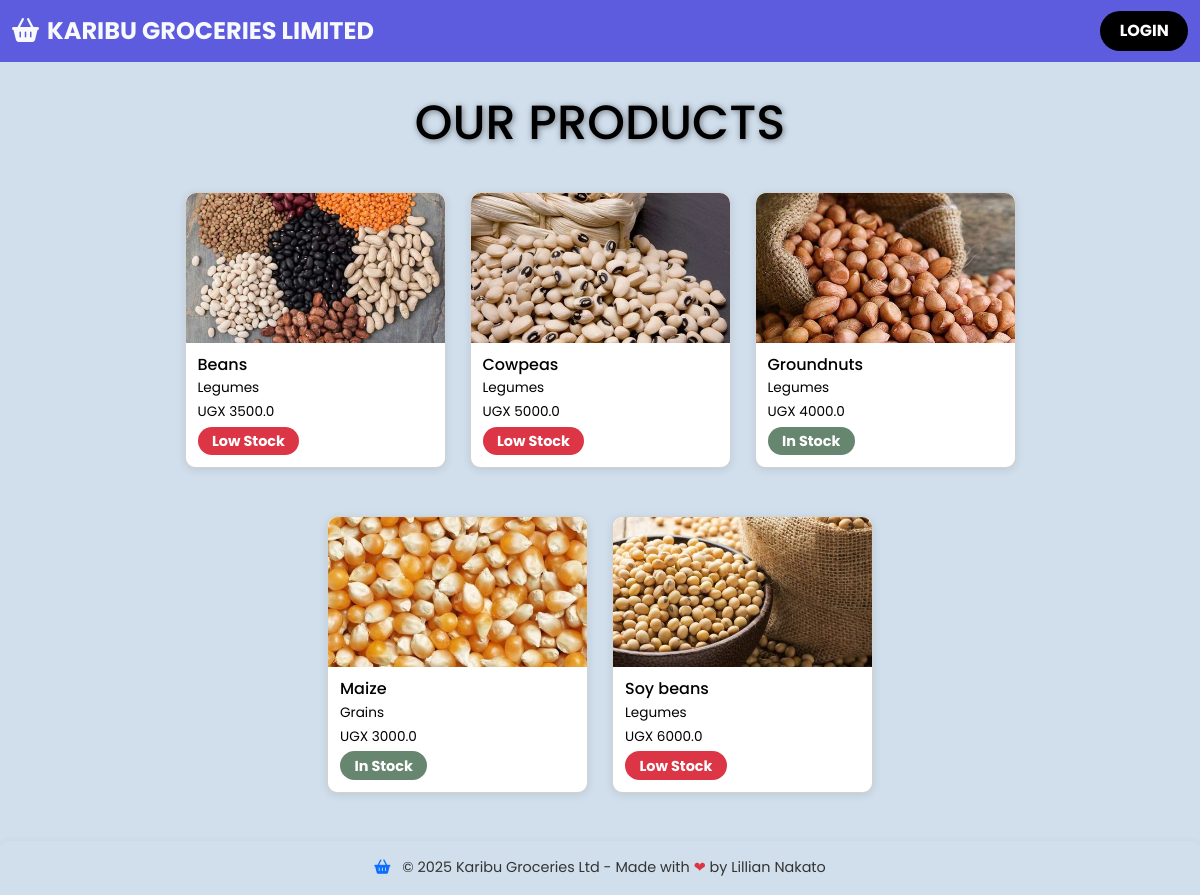
Page /home/ on the earlier database version.
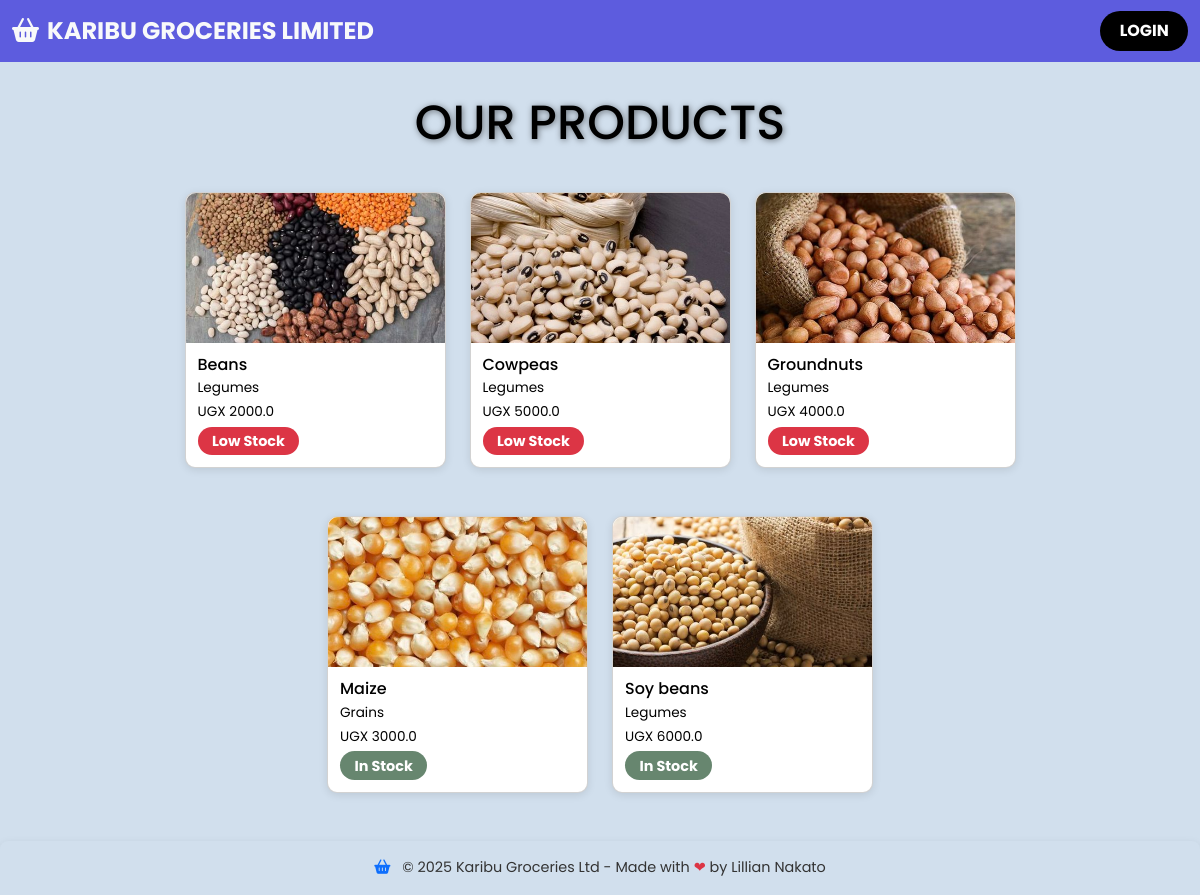
Same page on the later database version.
### kgl_app/models.py (models this page shows, shortened)
class Product(models.Model):
    product_name = models.CharField(max_length=50, blank=False, null=False)
    branch = models.ForeignKey(Branch, on_delete=models.CASCADE, blank=False, null=False,default='')
    product_type = models.CharField(max_length=50, blank=True)
    time_of_produce = models.CharField(max_length=50, blank=True)
    stock_contact = models.CharField(max_length=50, blank=True)
    source = models.CharField(max_length=50)
    cost = models.FloatField(default=2)
    unit_cost = models.FloatField(default=2)
    unit_price = models.FloatField(default=2)
    total_quantity = models.FloatField(default=2)
    received_quantity = models.FloatField(default=2)
    issued_quantity = models.FloatField(default=2)
    date = models.DateField(auto_now_add=True)

### kgl_app/views.py (the view)
# urls.py: path('', views.home, name='index'),
def index(request):
    products = Product.objects.all().order_by('id')
    return render(request, "kgl_app/home.html", {'products': products})

### kgl_app/templates/kgl_app/home.html (shortened to what this page needs)
{% load static %}
<!DOCTYPE html>
<html lang="en" {% if dark_mode %}class="dark"{% endif %}>
<head>
    <link href="https://cdn.jsdelivr.net/npm/bootstrap@5.3.3/dist/css/bootstrap.min.css" rel="stylesheet"
>
    <link href="https://cdnjs.cloudflare.com/ajax/libs/font-awesome/6.4.0/css/all.min.css" rel="stylesheet">
    <link rel="stylesheet" href="{% static 'css/home.css' %}">
</head>
<body>
    <nav class="navbar navbar-expand-lg navbar-dark">
        <div class="container-fluid">
            <span class="navbar-brand"><i class="fas fa-shopping-basket me-2"></i>KARIBU GROCERIES LIMITED</span>
            <div>
                <button>
                    <a href="/login/">LOGIN</a>
                </button>
            </div>
        </div>
    </nav>
    <h1>OUR PRODUCTS</h1>
    <div class="container py-4">
        <div class="row product-row mb-4">
            {% for product in products|slice:":3" %}
            <div class="col-md-4 col-sm-6 mb-4">
                <div class="card h-100">
                    <img src="{% if product.product_name == 'Beans' %}{% static 'images/beans.jpg' %}
                              {% elif product.product_name == 'Groundnuts' %}{% static 'images/gnuts.jpg' %}
                              {% elif product.product_name == 'Maize' %}{% static 'images/maize.jpg' %}
                              {% elif product.product_name == 'Cowpeas' %}{% static 'images/cowpeas.jpg' %}
                              {% elif product.product_name == 'Soy beans' %}{% static 'images/soybeans.jpg' %}
                              {% else %}{% static 'images/default.jpg' %}{% endif %}"
                         class="card-img-top img-fluid" alt="{{ product.product_name }}">
                    <div class="card-body">
                        <h5 class="card-title" style="color: #000;">{{ product.product_name }}</h5>
                        <p class="card-text" style="color: #000;">{{ product.product_type }}</p>
                        <p class="card-text" style="color: #000;">UGX {{ product.unit_price }}</p>
                        <span class="badge {% if product.total_quantity > 5000 %} bg-success {% else %} bg-danger {% endif %}">
                            {% if product.total_quantity > 5000 %} In Stock {% else %} Low Stock {% endif %}
                        </span>
                    </div>
                </div>
            </div>
            {% endfor %}
        </div>
        <div class="row product-row">
            {% for product in products|slice:"3:5" %}
            <div class="col-md-4 col-sm-6 mb-4">
                <div class="card h-100">
                    <img src="{% if product.product_name == 'Beans' %}{% static 'images/beans.jpg' %}
                              {% elif product.product_name == 'Groundnuts' %}{% static 'images/gnuts.jpg' %}
                              {% elif product.product_name == 'Maize' %}{% static 'images/maize.jpg' %}
                              {% elif product.product_name == 'Cowpeas' %}{% static 'images/cowpeas.jpg' %}
                              {% elif product.product_name == 'Soy beans' %}{% static 'images/soybeans.jpg' %}
                              {% else %}{% static 'images/default.jpg' %}{% endif %}"
                         class="card-img-top img-fluid" alt="{{ product.product_name }}">
                    <div class="card-body">
                        <h5 class="card-title" style="color: #000;">{{ product.product_name }}</h5>
                        <p class="card-text" style="color: #000;">{{ product.product_type }}</p>
                        <p class="card-text" style="color: #000;">UGX {{ product.unit_price }}</p>
                        <span class="badge {% if product.total_quantity > 5000 %} bg-success {% else %} bg-danger {% endif %}">
                            {% if product.total_quantity > 5000 %} In Stock {% else %} Low Stock {% endif %}
                        </span>
                    </div>
                </div>
            </div>
            {% endfor %}
        </div>
    </div>
    <footer>
        <div class="row align-items-center justify-content-center">
            <div class="col-auto">
                <i class="fas fa-shopping-basket text-primary me-2"></i>
                © 2025 Karibu Groceries Ltd - Made with <span class="text-danger">❤</span> by Lillian Nakato
            </div>
        </div>
    </footer>
</body>
</html>

### kgl_app/static/css/home.css (style rules this page uses)
body { margin: 0; font-family: 'Segoe UI', Tahoma, Geneva, Verdana, sans-serif; background-color: #d1dfed; min-height: 100vh; display: flex; flex-direction: column; }
.navbar { background-color: #0f100f; }
.navbar-brand { font-weight: bold; font-size: 1.5rem; color: #f8f9fa; }
button { background-color: #ef5807; border: none; }
button a { text-decoration: none; color: white; font-weight: bold; }
h1 { text-align: center; font-size: 3rem; margin: 2rem 0 1rem 0; text-shadow: 1px 1px 6px rgba(0, 0, 0, 0.5); }
.product-row { display: flex; justify-content: center; flex-wrap: wrap; }
.product-row .col-md-4 { flex: 0 0 25%; max-width: 25%; }
.card { border-radius: 10px; box-shadow: 0 2px 8px rgba(0, 0, 0, 0.1); transition: transform 0.2s; }
.card-img-top { height: 150px; object-fit: cover; border-top-left-radius: 10px; border-top-right-radius: 10px; }
.card-body { padding: 0.75rem; }
.card-title { font-size: 1rem; margin-bottom: 0.25rem; }
.card-text { font-size: 0.85rem; margin-bottom: 0.25rem; }
.badge { font-size: 0.75rem; padding: 0.3rem 0.6rem; }
.badge { padding: 0.5em 1em; font-size: 0.9em; border-radius: 50px; }
.bg-success { background-color: #67866f !important; }
.bg-danger { background-color: #dc3545 !important; }
.container { flex-grow: 1; }
footer { background-color: rgba(0, 0, 0, 0.8); color: #f8f9fa; text-align: center; padding: 1rem 0; margin-top: auto; font-size: 0.9rem; }

### kgl_app/templates/kgl_app/home.html (style rules this page uses)
:root { --primary-color: #5D5CDE; --secondary-color: #FF9F67; --light-bg: #FFFFFF; --dark-bg: #181818; --dark-text: #F5F5F5; --border-radius: 8px; --black: #000000; --orange: #FF6200; }
body { margin: 0; font-family: 'Poppins', sans-serif; background-color: #d1dfed; min-height: 100vh; display: flex; flex-direction: column; position: relative; }
.navbar { background-color: var(--primary-color); }
.navbar-brand { font-weight: bold; font-size: 1.5rem; color: #f8f9fa; }
button { background-color: var(--black); border: none; border-radius: 30px; padding: 0.5rem 1.2rem; transition: background-color 0.2s; }
button a { text-decoration: none; color: white; font-weight: bold; }
h1 { text-align: center; font-size: 3rem; margin: 2rem 0 1rem 0; text-shadow: 1px 1px 6px rgba(0, 0, 0, 0.5); color: #000; }
.product-row { display: flex; justify-content: center; flex-wrap: wrap; }
.product-row .col-md-4 { flex: 0 0 25%; max-width: 25%; }
.card { border-radius: 10px; box-shadow: 0 2px 8px rgba(0, 0, 0, 0.1); transition: transform 0.2s; }
.card-img-top { height: 150px; object-fit: cover; border-top-left-radius: 10px; border-top-right-radius: 10px; }
.card-body { padding: 0.75rem; }
.card-title { font-size: 1rem; margin-bottom: 0.25rem; }
.card-text { font-size: 0.85rem; margin-bottom: 0.25rem; }
.badge { font-size: 0.75rem; padding: 0.3rem 0.6rem; padding: 0.5em 1em; font-size: 0.9em; border-radius: 50px; }
.bg-success { background-color: #67866f !important; }
.bg-danger { background-color: #dc3545 !important; }
.container { flex-grow: 1; }
footer { background-color: #d1dfed; color: #333; text-align: center; padding: 1rem 0; margin-top: auto; font-size: 0.9rem; border-radius: var(--border-radius) var(--border-radius) 0 0; box-shadow: 0 2px 8px rgba(0, 0, 0, 0.08); }
footer .row { align-items: center; justify-content: center; }

Differences in the rows shown:
changed Product "Beans": unit_price "3500.0" → "2000.0"
changed Product "Groundnuts": total_quantity "In Stock" → "Low Stock"
changed Product "Soy beans": total_quantity "Low Stock" → "In Stock"
